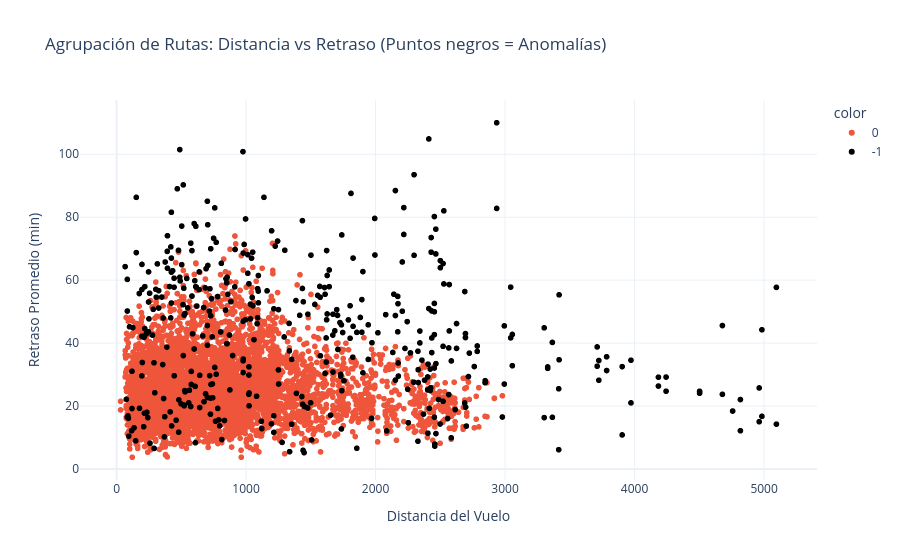

Notebook code for this chart:
### Markdown cell above
# **Clustering 3**: DBSCAN- Diagnostico de Anomalias en Rutas Aereas

- Mismo paso que en los anteriores: Perfilado por terminal y tramo: Agrupo los datos por origen y destino para evaluar el rendimiento de cada terminal. Calculo promedios de retraso, tiempos de rodaje (taxi-in/out) y distancia para identificar cuellos de botella operativos.

- Calculo de Epsilon: Utilizo la grafica de distancias al vecino mas cercano (metodo del codo). El valor de Epsilon (0.6) se elige en el punto donde la curva sube bruscamente.

- Visualizacion de Clusters: En la grafica de dispersion, comparo la distancia frente al retraso promedio. Los puntos naranjas (Cluster 0) son la operacion estable, mientras que los puntos negros (Cluster -1) representan las rutas que el modelo aisla por su comportamiento ineficiente.

- Top 10 de rutas criticas: Genero un listado de las 10 rutas con mayor desviacion. Este ranking permite priorizar que conexiones requieren intervencion inmediata por presentar los mayores retrasos acumulados.

- Mapa interactivo por aerolinea: Es la herramienta mas importante de mi estudio. Agrupo por Origen, Destino y Aerolinea para ver como opera cada compania. Las lineas rojas resaltan las anomalias con sus codigos IATA (ej. JFK, ORD), permitiendo diferenciar visualmente si el problema es del aeropuerto o de la propia aerolinea.

### Code cell
from sklearn.cluster import DBSCAN
from sklearn.neighbors import NearestNeighbors

# --- 1. PERFILADO DE RUTAS ---
# Agrupamos por Origen y Destino para evaluar el tramo
route_profiles = df.groupby(['Origin', 'Dest']).agg(
    avg_delay=('TotalDelayMinutes', 'mean'),
    avg_taxi_out=('TaxiOut', 'mean'),
    avg_taxi_in=('TaxiIn', 'mean'),
    distance=('Distance', 'mean'),
    flight_volume=('TotalDelayMinutes', 'count')
).reset_index()

# Filtramos rutas con muy pocos vuelos para evitar ruido estadístico (mínimo 100 vuelos)
route_ml = route_profiles[route_profiles['flight_volume'] > 100].copy()

# --- 2. PREPARACIÓN Y ESCALADO ---
route_features = ['avg_delay', 'avg_taxi_out', 'avg_taxi_in', 'distance']

# Rellenamos posibles nulos con la mediana para no perder rutas
for col in route_features:
    route_ml[col] = route_ml[col].fillna(route_ml[col].median())

X_route_scaled = StandardScaler().fit_transform(route_ml[route_features])

# --- 3. ESTIMACIÓN DE EPSILON (Codo) ---
# Usamos el doble de dimensiones para los vecinos (4 variables * 2 = 8)
neighbors_route = NearestNeighbors(n_neighbors=8)
neighbors_route_fit = neighbors_route.fit(X_route_scaled)
distances_route, _ = neighbors_route_fit.kneighbors(X_route_scaled)
distances_route = np.sort(distances_route[:, 7], axis=0)

plt.figure(figsize=(8, 4))
plt.plot(distances_route)
plt.title('Búsqueda de Epsilon para Rutas')
plt.ylabel('Distancia al 8º vecino')
plt.grid(True)
plt.show()

# --- 4. EJECUCIÓN DE DBSCAN ---
# eps=0.6 es un valor estándar de partida con datos escalados, ajusta según veas la gráfica del codo
dbscan_routes = DBSCAN(eps=0.6, min_samples=8)
route_ml['Route_Cluster'] = dbscan_routes.fit_predict(X_route_scaled)

# --- 5. VISUALIZACIÓN INTERACTIVA ---
fig_routes = px.scatter(
    route_ml, 
    x='distance', 
    y='avg_delay',
    color=route_ml['Route_Cluster'].astype(str),
    hover_data=['Origin', 'Dest', 'avg_taxi_out', 'avg_taxi_in'],
    title="Agrupación de Rutas: Distancia vs Retraso (Puntos negros = Anomalías)",
    labels={'distance': 'Distancia del Vuelo', 'avg_delay': 'Retraso Promedio (min)'},
    color_discrete_map={'-1': 'black'}, # Resaltamos las rutas críticas en negro
    template='plotly_white'
)
fig_routes.show()

# --- 6. IDENTIFICACIÓN DE ZONAS CALIENTES ---
print("--- TOP 10 RUTAS ANÓMALAS O CRÍTICAS (CLUSTER -1) ---")
outlier_routes = route_ml[route_ml['Route_Cluster'] == -1].sort_values(by='avg_delay', ascending=False)
display(outlier_routes[['Origin', 'Dest', 'avg_delay', 'avg_taxi_out', 'avg_taxi_in', 'distance']].head(10))

### Figure 1 — Plotly figure (JSON) as saved in the notebook; plotly's stock layout.template omitted (floating-point values rounded to 4 significant figures; data arrays with more than 128 entries replaced by an {"elided": "..."} marker saying what was removed)
{"data": [{"customdata": {"elided": "5021x4 mixed values"}, "hovertemplate": "color=0<br>Distancia del Vuelo=%{x}<br>Retraso Promedio (min)=%{y}<br>Origin=%{customdata[0]}<br>Dest=%{customdata[1]}<br>avg_taxi_out=%{customdata[2]}<br>avg_taxi_in=%{customdata[3]}<extra></extra>", "legendgroup": "0", "marker": {"color": "#EF553B", "symbol": "circle"}, "mode": "markers", "name": "0", "showlegend": true, "type": "scattergl", "x": {"elided": "5021 float values"}, "xaxis": "x", "y": {"elided": "5021 float values"}, "yaxis": "y"}, {"customdata": {"elided": "431x4 mixed values"}, "hovertemplate": "color=-1<br>Distancia del Vuelo=%{x}<br>Retraso Promedio (min)=%{y}<br>Origin=%{customdata[0]}<br>Dest=%{customdata[1]}<br>avg_taxi_out=%{customdata[2]}<br>avg_taxi_in=%{customdata[3]}<extra></extra>", "legendgroup": "-1", "marker": {"color": "black", "symbol": "circle"}, "mode": "markers", "name": "-1", "showlegend": true, "type": "scattergl", "x": {"elided": "431 float values"}, "xaxis": "x", "y": {"elided": "431 float values"}, "yaxis": "y"}], "layout": {"legend": {"title": {"text": "color"}, "tracegroupgap": 0}, "title": {"text": "Agrupación de Rutas: Distancia vs Retraso (Puntos negros = Anomalías)"}, "xaxis": {"anchor": "y", "domain": [0, 1], "title": {"text": "Distancia del Vuelo"}}, "yaxis": {"anchor": "x", "domain": [0, 1], "title": {"text": "Retraso Promedio (min)"}}}}
